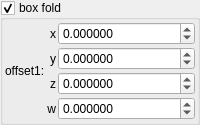
    <widget class="MyGroupBox" name="groupCheck_transf_function_enabledB_false">
     <property name="toolTip">
      <string/>
     </property>
     <property name="title">
      <string>box fold&amp;</string>
     </property>
     <property name="checkable">
      <bool>true</bool>
     </property>
     <layout class="QVBoxLayout" name="verticalLayout_55">
      <property name="spacing">
       <number>2</number>
      </property>
      <property name="leftMargin">
       <number>2</number>
      </property>
      <property name="topMargin">
       <number>2</number>
      </property>
      <property name="rightMargin">
       <number>2</number>
      </property>
      <property name="bottomMargin">
       <number>2</number>
      </property>
      <item>
       <layout class="QGridLayout" name="gridLayout_23" columnstretch="0,0,1">
        <property name="spacing">
         <number>2</number>
        </property>
        <item row="0" column="2">
         <widget class="MyDoubleSpinBox" name="spinbox4_transf_offsetA_0000_x">
          <property name="sizePolicy">
           <sizepolicy hsizetype="Minimum" vsizetype="Maximum">
            <horstretch>0</horstretch>
            <verstretch>0</verstretch>
           </sizepolicy>
          </property>
          <property name="prefix">
           <string/>
          </property>
          <property name="suffix">
           <string/>
          </property>
          <property name="decimals">
           <number>6</number>
          </property>
          <property name="minimum">
           <double>-99.989999999999995</double>
          </property>
          <property name="maximum">
           <double>99.989999999999995</double>
          </property>
          <property name="singleStep">
           <double>0.100000000000000</double>
          </property>
         </widget>
        </item>
        <item row="1" column="1">
         <widget class="QLabel" name="label_123">
          <property name="sizePolicy">
           <sizepolicy hsizetype="Preferred" vsizetype="Preferred">
            <horstretch>0</horstretch>
            <verstretch>0</verstretch>
           </sizepolicy>
          </property>
          <property name="text">
           <string notr="true">y</string>
          </property>
          <property name="alignment">
           <set>Qt::AlignRight|Qt::AlignTrailing|Qt::AlignVCenter</set>
          </property>
         </widget>
        </item>
        <item row="2" column="2">
         <widget class="MyDoubleSpinBox" name="spinbox4_transf_offsetA_0000_z">
          <property name="sizePolicy">
           <sizepolicy hsizetype="Minimum" vsizetype="Maximum">
            <horstretch>0</horstretch>
            <verstretch>0</verstretch>
           </sizepolicy>
          </property>
          <property name="prefix">
           <string/>
          </property>
          <property name="suffix">
           <string/>
          </property>
          <property name="decimals">
           <number>6</number>
          </property>
          <property name="minimum">
           <double>-99.989999999999995</double>
          </property>
          <property name="maximum">
           <double>99.989999999999995</double>
          </property>
          <property name="singleStep">
           <double>0.100000000000000</double>
          </property>
         </widget>
        </item>
        <item row="2" column="1">
         <widget class="QLabel" name="label_124">
          <property name="sizePolicy">
           <sizepolicy hsizetype="Preferred" vsizetype="Preferred">
            <horstretch>0</horstretch>
            <verstretch>0</verstretch>
           </sizepolicy>
          </property>
          <property name="text">
           <string notr="true">z</string>
          </property>
          <property name="alignment">
           <set>Qt::AlignRight|Qt::AlignTrailing|Qt::AlignVCenter</set>
          </property>
         </widget>
        </item>
        <item row="1" column="2">
         <widget class="MyDoubleSpinBox" name="spinbox4_transf_offsetA_0000_y">
          <property name="sizePolicy">
           <sizepolicy hsizetype="Minimum" vsizetype="Maximum">
            <horstretch>0</horstretch>
            <verstretch>0</verstretch>
           </sizepolicy>
          </property>
          <property name="prefix">
           <string/>
          </property>
          <property name="suffix">
           <string/>
          </property>
          <property name="decimals">
           <number>6</number>
          </property>
          <property name="minimum">
           <double>-99.989999999999995</double>
          </property>
          <property name="maximum">
           <double>99.989999999999995</double>
          </property>
          <property name="singleStep">
           <double>0.100000000000000</double>
          </property>
         </widget>
        </item>
        <item row="0" column="1">
         <widget class="QLabel" name="label_121">
          <property name="sizePolicy">
           <sizepolicy hsizetype="Preferred" vsizetype="Preferred">
            <horstretch>0</horstretch>
            <verstretch>0</verstretch>
           </sizepolicy>
          </property>
          <property name="text">
           <string notr="true">x</string>
          </property>
          <property name="alignment">
           <set>Qt::AlignRight|Qt::AlignTrailing|Qt::AlignVCenter</set>
          </property>
         </widget>
        </item>
        <item row="0" column="0" rowspan="5">
         <widget class="QLabel" name="label_120">
          <property name="text">
           <string>offset1:</string>
          </property>
         </widget>
        </item>
        <item row="3" column="1" rowspan="2">
         <widget class="QLabel" name="label_125">
          <property name="sizePolicy">
           <sizepolicy hsizetype="Preferred" vsizetype="Preferred">
            <horstretch>0</horstretch>
            <verstretch>0</verstretch>
           </sizepolicy>
          </property>
          <property name="text">
           <string notr="true">w</string>
          </property>
          <property name="alignment">
           <set>Qt::AlignRight|Qt::AlignTrailing|Qt::AlignVCenter</set>
          </property>
         </widget>
        </item>
        <item row="3" column="2" rowspan="2">
         <widget class="MyDoubleSpinBox" name="spinbox4_transf_offsetA_0000_w">
          <property name="sizePolicy">
           <sizepolicy hsizetype="Minimum" vsizetype="Maximum">
            <horstretch>0</horstretch>
            <verstretch>0</verstretch>
           </sizepolicy>
          </property>
          <property name="prefix">
           <string/>
          </property>
          <property name="suffix">
           <string/>
          </property>
          <property name="decimals">
           <number>6</number>
          </property>
          <property name="minimum">
           <double>-99.989999999999995</double>
          </property>
          <property name="maximum">
           <double>99.989999999999995</double>
          </property>
          <property name="singleStep">
           <double>0.100000000000000</double>
          </property>
         </widget>
        </item>
       </layout>
      </item>
     </layout>
    </widget>
